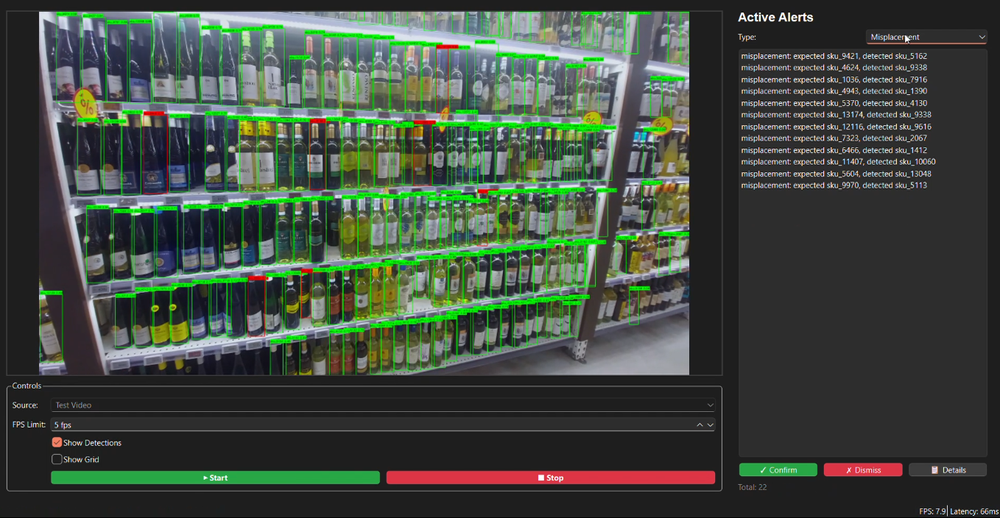
#> input picture assets/Retail-Shelf-Monitoring-System.png, 1000 x 518 px, shrunk from 1358 x 704 before the run; its folder holds only this picture in this run
$ python -i stabilization.py   (imports and definitions only)
#> lines starting #> are read from the running program, lines starting #| are printed output that depends on the picture
### retail_shelf_monitoring/frameworks/logging_config.py
import logging
import logging.config
import sys
from pathlib import Path
from typing import Optional

import yaml

from retail_shelf_monitoring import DEFAULT_PATH


def load_logging_config():
    config_path = DEFAULT_PATH / "config.yaml"
    try:
        with open(config_path, "r") as file:
            config = yaml.safe_load(file)
            return config.get("logging", {})
    except FileNotFoundError:
        return {}
    except Exception:
        return {}


class ColoredFormatter(logging.Formatter):
    COLORS = {
        "DEBUG": "\033[36m",  # Cyan
        "INFO": "\033[32m",  # Green
        "WARNING": "\033[33m",  # Yellow
        "ERROR": "\033[31m",  # Red
        "CRITICAL": "\033[35m",  # Magenta
    }

    BOLD = "\033[1m"
    RESET = "\033[0m"

    def __init__(self, *args, use_colors=True, **kwargs):
        super().__init__(*args, **kwargs)
        self.use_colors = use_colors and self._supports_color()

    # [34 lines left out: functions _supports_color, format, not called in this run]


class LoggerFactory:
    _initialized = False
    _log_dir: Optional[Path] = None

    # [110 lines left out: function setup_logging, not called in this run]

    @classmethod
    def get_logger(cls, name: str) -> logging.Logger:
        """
        Get a logger instance for the given name.

        Args:
            name: Logger name, typically __name__ from the calling module

        Returns:
            Configured logger instance
        """
        if not cls._initialized:
            logging_config = load_logging_config()
            cls.setup_logging(
                log_level=logging_config.get("level", "INFO"),
                console_output=logging_config.get("console_output", True),
                file_output=logging_config.get("file_output", True),
                format_type=logging_config.get("format_type", "detailed"),
                use_colors=logging_config.get("use_colors", True),
            )

        if not name.startswith("retail_shelf_monitoring"):
            if name == "__main__":
                name = "retail_shelf_monitoring.main"
            else:
                name = f"retail_shelf_monitoring.{name}"

        return logging.getLogger(name)

    @classmethod
    def get_log_directory(cls) -> Optional[Path]:
        return cls._log_dir


def get_logger(name: str = None) -> logging.Logger:
    """
    Get a logger instance. Convenience function for easy importing.

    Args:
        name: Logger name. If None, uses the calling module's __name__

    Returns:
        Configured logger instance
    """
    if name is None:
        frame = sys._getframe(1)
        name = frame.f_globals.get("__name__", "unknown")

    return LoggerFactory.get_logger(name)


def setup_logging(**kwargs) -> None:
    LoggerFactory.setup_logging(**kwargs)


class LogLevel:
    """Context manager for temporarily changing log level."""

    # [9 lines left out: functions __init__, __enter__, not called in this run]

    def __exit__(self, exc_type, exc_val, exc_tb):
        self.logger.setLevel(self.old_level)


# [66 lines left out: functions log_function_call, log_execution_time, not called in this run]

### retail_shelf_monitoring/adaptors/preprocessing/stabilization.py
from collections import deque
from typing import Optional

import cv2
import numpy as np

from ...frameworks.logging_config import get_logger

# [1 line that did not run here, left out]


class MotionStabilizer:
    def __init__(self, smoothing_radius: int = 30):
        self.smoothing_radius = smoothing_radius
        self.prev_gray: Optional[np.ndarray] = None
        self.transforms = deque(maxlen=smoothing_radius)

    def stabilize(self, frame: np.ndarray) -> np.ndarray:
        gray = cv2.cvtColor(frame, cv2.COLOR_BGR2GRAY)

        if self.prev_gray is None:
            self.prev_gray = gray
            return frame

        prev_pts = cv2.goodFeaturesToTrack(
            self.prev_gray,
            maxCorners=200,
            qualityLevel=0.01,
            minDistance=30,
            blockSize=3,
        )

        if prev_pts is None or len(prev_pts) < 4:
            self.prev_gray = gray
            return frame

        curr_pts, status, err = cv2.calcOpticalFlowPyrLK(
            self.prev_gray, gray, prev_pts, None
        )

        if curr_pts is None or status is None:
            self.prev_gray = gray
            return frame

        idx = np.where(status == 1)[0]
        prev_pts = prev_pts[idx]
        curr_pts = curr_pts[idx]

        if len(prev_pts) < 4:
            self.prev_gray = gray
            return frame

        m = cv2.estimateAffinePartial2D(prev_pts, curr_pts)[0]

        if m is None:
            self.prev_gray = gray
            return frame

        dx = m[0, 2]
        dy = m[1, 2]
        da = np.arctan2(m[1, 0], m[0, 0])

        self.transforms.append([dx, dy, da])

        trajectory = np.cumsum(self.transforms, axis=0)
        smoothed_trajectory = self._smooth(trajectory)

        difference = smoothed_trajectory - trajectory
        if len(difference) > 0:
            dx_smooth = difference[-1, 0]
            dy_smooth = difference[-1, 1]
            da_smooth = difference[-1, 2]

            m_smooth = np.zeros((2, 3))
            m_smooth[0, 0] = np.cos(da_smooth)
            m_smooth[0, 1] = -np.sin(da_smooth)
            m_smooth[1, 0] = np.sin(da_smooth)
            m_smooth[1, 1] = np.cos(da_smooth)
            m_smooth[0, 2] = dx_smooth
            m_smooth[1, 2] = dy_smooth

            stabilized = cv2.warpAffine(
                frame, m_smooth, (frame.shape[1], frame.shape[0])
            )
        else:
            stabilized = frame

        self.prev_gray = gray

        return stabilized

    def _smooth(self, trajectory: np.ndarray) -> np.ndarray:
        smoothed = np.copy(trajectory)
        for i in range(len(trajectory)):
            start = max(0, i - self.smoothing_radius)
            end = min(len(trajectory), i + self.smoothing_radius + 1)
            smoothed[i] = np.mean(trajectory[start:end], axis=0)
        return smoothed

    def reset(self):
        self.prev_gray = None
        self.transforms.clear()

>>> import cv2
>>> picture = cv2.imread('../../../assets/Retail-Shelf-Monitoring-System.png')
#> picture is the input picture: shape (518, 1000, 3); mean B, G, R 64.9, 74.9, 65.3
>>> result = MotionStabilizer().stabilize(picture)
#> in stabilize, `gray = cv2.cvtColor(frame, cv2.COLOR_BGR2GRAY)`:
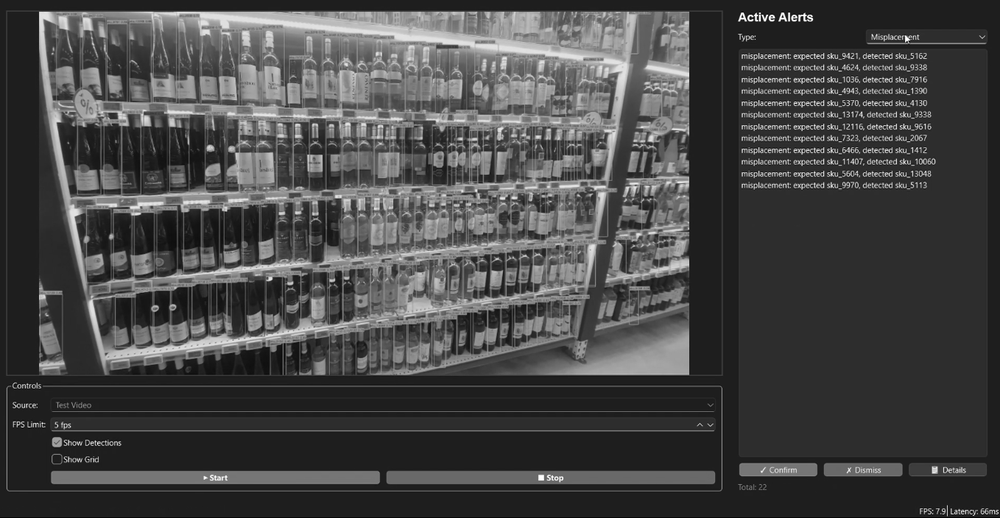
#> gray: shape (518, 1000); min 0, max 255, mean 70.9
